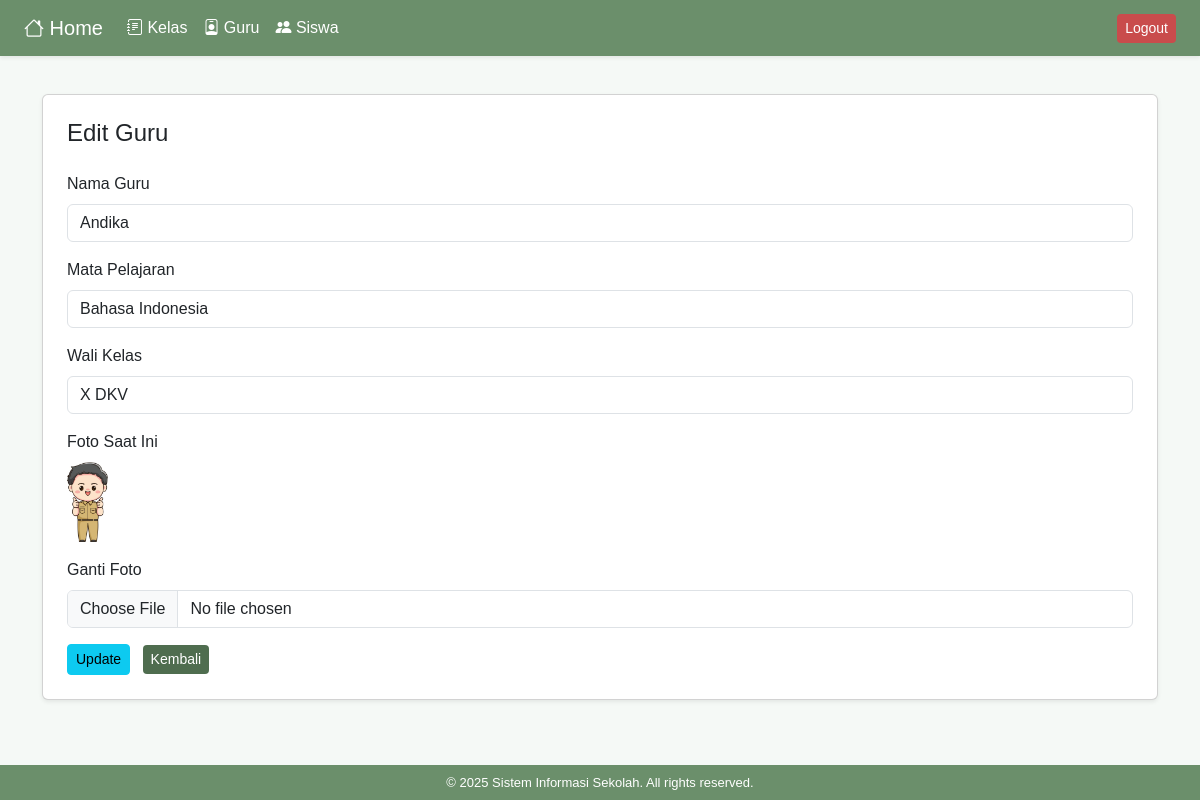
Screenshot of /guru/edit.php?id=2 (signed in) with the database file from the repository.
### tables this page shows
CREATE TABLE `guru` (
  `id_guru` int(11) NOT NULL,
  `nama_guru` varchar(100) DEFAULT NULL,
  `mapel` varchar(100) DEFAULT NULL,
  `gambar` varchar(255) NOT NULL,
  `id_kelas` int(11) DEFAULT NULL
);

### guru/edit.php (the view, shortened to what this page needs)
<?php include '../koneksi.php'; ?>
<?php include '../header.php'; ?>
<?php
$id = $_GET['id'];
$data = mysqli_fetch_assoc(mysqli_query($conn, "SELECT * FROM guru WHERE id_guru = $id"));
?>
<div class="container mt-4">
  <div class="card shadow-sm p-4 bg-white rounded">
    <h4 class="mb-4">Edit Guru</h4>
    <form action="" method="post" enctype="multipart/form-data">
      <div class="mb-3">
        <label class="form-label">Nama Guru</label>
        <input type="text" name="nama_guru" class="form-control" value="<?= $data['nama_guru']; ?>" required>
      </div>
      <div class="mb-3">
        <label class="form-label">Mata Pelajaran</label>
        <input type="text" name="mapel" class="form-control" value="<?= $data['mapel']; ?>" required>
      </div>
      <div class="mb-3">
        <label class="form-label">Wali Kelas</label>
        <select name="id_kelas" class="form-control" required>
          <?php
          $kelas = mysqli_query($conn, "SELECT * FROM kelas");
          while ($k = mysqli_fetch_assoc($kelas)) {
            $selected = ($k['id_kelas'] == $data['id_kelas']) ? "selected" : "";
            echo "<option value='{$k['id_kelas']}' $selected>{$k['tingkat_kelas']}</option>";
          }
          ?>
        </select>
      </div>
      <div class="mb-3">
        <label class="form-label">Foto Saat Ini</label><br>
        <?php if ($data['gambar']) { ?>
          <img src="../img/<?= $data['gambar']; ?>" alt="Foto" height="80">
        <?php } else { echo "-"; } ?>
      </div>
      <div class="mb-3">
        <label class="form-label">Ganti Foto</label>
        <input type="file" name="gambar" class="form-control">
      </div>
      <button name="update" class="btn btn-sm btn-info me-2">Update</button>
      <a href="index.php" class="btn btn-sm btn-secondary">Kembali</a>
    </form>
  </div>
</div>
<?php include '../footer.php'; ?>

### header.php (style rules this page uses)
body { background: #F5F9F6; font-family: sans-serif; padding-top: 70px; }
.btn-secondary { background: #4F6D4F; color: #fff; border: none; }

### rows the page displays
guru: nama_guru "Andika", mapel "Bahasa Indonesia", gambar (picture)

### other values shown
form field id_kelas "X DKV"
